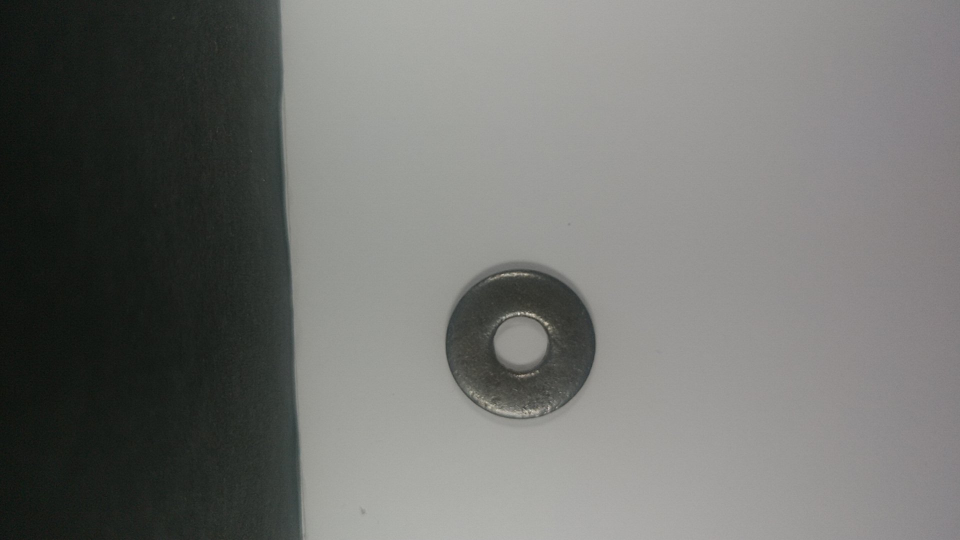
#> input picture Clasificador-de-imagenes/ejemplos/arandela_original.jpg, 1920 x 1080 px (shown at 1/2 size)
$ python 0_transformacion.py
#> lines starting #> are read from the running program, lines starting #| are printed output that depends on the picture
from matplotlib import pyplot as plt
plt.rcParams['image.cmap'] = 'gray'

from skimage import io
import cv2
import numpy as np

###########################
## Quitar linea de fondo ##
###########################
path = "ejemplos/arandela_original.jpg"
imagen = cv2.imread(path)
#> imagen is the input picture: shape (1080, 1920, 3); mean B, G, R 111.4, 114.3, 113.4

# Determinar dimensiones de la imagen
height, width, channels = imagen.shape
#> height = 1080; width = 1920; channels = 3

# x marca hasta donde cortar (osea corta del pixel 0 hasta 700)
x = 700
crop_img = imagen[0:height, x:width]
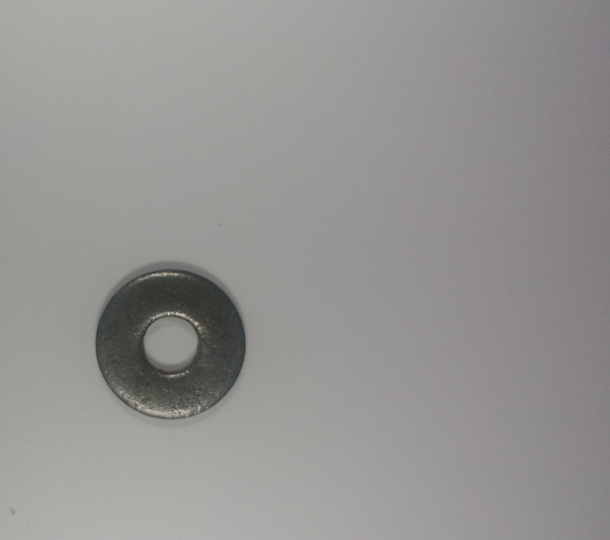
#> crop_img: shape (1080, 1220, 3) (shown at 1/2 size); mean B, G, R 145.8, 148.2, 148.9

# Guardar resultados
cv2.imwrite("./pruebas/0_transformacion/quitar_pared_caja.jpg", crop_img)

################################################################
## Quitar fondo: convertir el fondo a fondo totalmente blanco ##
################################################################

# Determinar dimensiones de la imagen
height, width, channels = crop_img.shape
#> width = 1220

# Crear una mascara
mask = np.zeros(crop_img.shape[:2], np.uint8)

# Grabar el corte del objeto
bgdModel = np.zeros((1, 65), np.float64)
fgdModel = np.zeros((1, 65), np.float64)

# Hard Coding the Rect The object must lie within this rect.
rect = (1079, 1079, width - 1, height - 1)
#> rect = (1079, 1079, 1219, 1079)
cv2.grabCut(crop_img, mask, rect, bgdModel, fgdModel, 5, cv2.GC_INIT_WITH_RECT)
mask = np.where((mask == 2) | (mask == 0), 0, 1).astype('uint8')
img1 = crop_img * mask[:, :, np.newaxis]
#> img1: shape (1080, 1220, 3); every value is 0

# Obtener el fondo
background = crop_img - img1

"""
Cambiar todos los pixeles en el fondo que no sean de negro a blanco
[100,100,100] color de fondo (de la mascara) de la caja donde tome las fotos
"""
background[np.where((background > [100, 100, 100]).all(axis=2))] = [255, 255, 255]
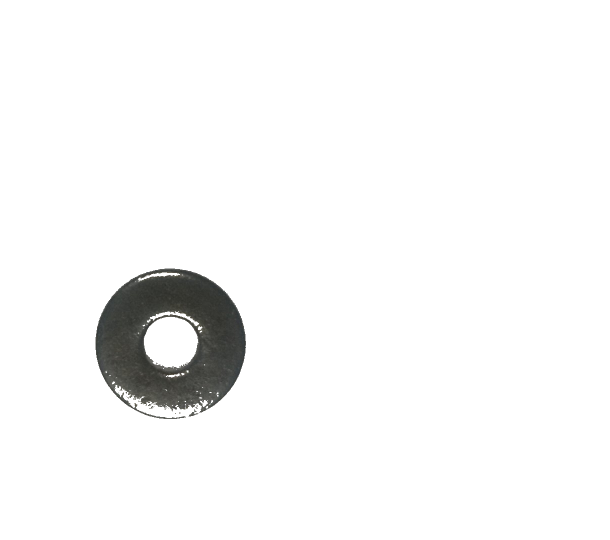
#> background: shape (1080, 1220, 3) (shown at 1/2 size); mean B, G, R 246.6, 246.8, 246.8

# Agregar el fondo y la imagen
resized_image_sin_fondo = background + img1

# Guardar resultados
cv2.imwrite("./pruebas/0_transformacion/quitar_pared_caja_sin_fondo.jpg", resized_image_sin_fondo)

##############################
## Redimension de la imagen ##
##############################

# Redimensionamiento de la imagen de entrada
fixed_size = tuple((500, 400))
resized_image = cv2.resize(resized_image_sin_fondo, fixed_size)
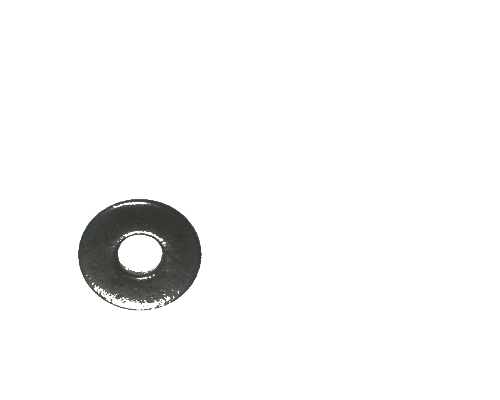
#> resized_image: shape (400, 500, 3); mean B, G, R 246.6, 246.8, 246.8

# Guardar resultados
cv2.imwrite("./pruebas/0_transformacion/quitar_pared_caja_sin_fondo_redimensionada.jpg", resized_image)
